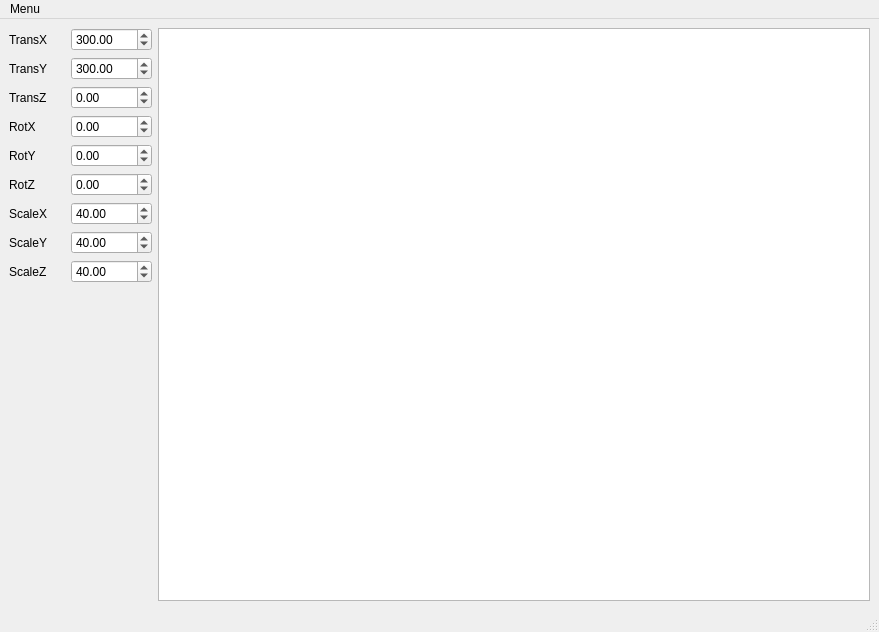
<?xml version="1.0" encoding="UTF-8"?>
<ui version="4.0">
 <class>MainWindow</class>
 <widget class="QMainWindow" name="MainWindow">
  <property name="geometry">
   <rect>
    <x>0</x>
    <y>0</y>
    <width>879</width>
    <height>632</height>
   </rect>
  </property>
  <property name="windowTitle">
   <string>MainWindow</string>
  </property>
  <widget class="QWidget" name="centralwidget">
   <layout class="QHBoxLayout" name="horizontalLayout" stretch="1,5">
    <item>
     <layout class="QGridLayout" name="gridLayout">
      <item row="4" column="1">
       <widget class="QDoubleSpinBox" name="RotY">
        <property name="minimum">
         <double>-180.000000000000000</double>
        </property>
        <property name="maximum">
         <double>180.000000000000000</double>
        </property>
        <property name="singleStep">
         <double>10.000000000000000</double>
        </property>
       </widget>
      </item>
      <item row="8" column="1">
       <widget class="QDoubleSpinBox" name="ScaleY">
        <property name="minimum">
         <double>0.100000000000000</double>
        </property>
        <property name="maximum">
         <double>10000.000000000000000</double>
        </property>
        <property name="value">
         <double>40.000000000000000</double>
        </property>
       </widget>
      </item>
      <item row="0" column="1">
       <widget class="QDoubleSpinBox" name="TransX">
        <property name="minimum">
         <double>-10000.000000000000000</double>
        </property>
        <property name="maximum">
         <double>10000.000000000000000</double>
        </property>
        <property name="value">
         <double>300.000000000000000</double>
        </property>
       </widget>
      </item>
      <item row="3" column="1">
       <widget class="QDoubleSpinBox" name="RotX">
        <property name="minimum">
         <double>-180.000000000000000</double>
        </property>
        <property name="maximum">
         <double>180.000000000000000</double>
        </property>
        <property name="singleStep">
         <double>10.000000000000000</double>
        </property>
       </widget>
      </item>
      <item row="9" column="1">
       <widget class="QDoubleSpinBox" name="ScaleZ">
        <property name="minimum">
         <double>0.100000000000000</double>
        </property>
        <property name="maximum">
         <double>1000.000000000000000</double>
        </property>
        <property name="value">
         <double>40.000000000000000</double>
        </property>
       </widget>
      </item>
      <item row="5" column="0">
       <widget class="QLabel" name="label_5">
        <property name="text">
         <string>RotZ</string>
        </property>
       </widget>
      </item>
      <item row="2" column="1">
       <widget class="QDoubleSpinBox" name="TransZ">
        <property name="minimum">
         <double>-1000.000000000000000</double>
        </property>
        <property name="maximum">
         <double>1000.000000000000000</double>
        </property>
       </widget>
      </item>
      <item row="8" column="0">
       <widget class="QLabel" name="label_8">
        <property name="text">
         <string>ScaleY</string>
        </property>
       </widget>
      </item>
      <item row="5" column="1">
       <widget class="QDoubleSpinBox" name="RotZ">
        <property name="minimum">
         <double>-180.000000000000000</double>
        </property>
        <property name="maximum">
         <double>180.000000000000000</double>
        </property>
        <property name="singleStep">
         <double>10.000000000000000</double>
        </property>
       </widget>
      </item>
      <item row="7" column="0">
       <widget class="QLabel" name="label_6">
        <property name="text">
         <string>ScaleX</string>
        </property>
       </widget>
      </item>
      <item row="3" column="0">
       <widget class="QLabel" name="label_4">
        <property name="text">
         <string>RotX</string>
        </property>
       </widget>
      </item>
      <item row="1" column="1">
       <widget class="QDoubleSpinBox" name="TransY">
        <property name="minimum">
         <double>-10000.000000000000000</double>
        </property>
        <property name="maximum">
         <double>10000.000000000000000</double>
        </property>
        <property name="value">
         <double>300.000000000000000</double>
        </property>
       </widget>
      </item>
      <item row="1" column="0">
       <widget class="QLabel" name="label_2">
        <property name="text">
         <string>TransY</string>
        </property>
       </widget>
      </item>
      <item row="7" column="1">
       <widget class="QDoubleSpinBox" name="ScaleX">
        <property name="maximum">
         <double>10000.000000000000000</double>
        </property>
        <property name="value">
         <double>40.000000000000000</double>
        </property>
       </widget>
      </item>
      <item row="9" column="0">
       <widget class="QLabel" name="label_9">
        <property name="text">
         <string>ScaleZ</string>
        </property>
       </widget>
      </item>
      <item row="0" column="0">
       <widget class="QLabel" name="label">
        <property name="text">
         <string>TransX</string>
        </property>
       </widget>
      </item>
      <item row="2" column="0">
       <widget class="QLabel" name="label_3">
        <property name="text">
         <string>TransZ</string>
        </property>
       </widget>
      </item>
      <item row="4" column="0">
       <widget class="QLabel" name="label_7">
        <property name="text">
         <string>RotY</string>
        </property>
       </widget>
      </item>
      <item row="10" column="0">
       <spacer name="verticalSpacer">
        <property name="orientation">
         <enum>Qt::Vertical</enum>
        </property>
        <property name="sizeHint" stdset="0">
         <size>
          <width>20</width>
          <height>40</height>
         </size>
        </property>
       </spacer>
      </item>
     </layout>
    </item>
    <item>
     <widget class="QGraphicsView" name="graphicsView"/>
    </item>
   </layout>
  </widget>
  <widget class="QMenuBar" name="menubar">
   <property name="geometry">
    <rect>
     <x>0</x>
     <y>0</y>
     <width>879</width>
     <height>22</height>
    </rect>
   </property>
   <widget class="QMenu" name="menuFile">
    <property name="title">
     <string>Menu</string>
    </property>
    <addaction name="actionOpen"/>
    <addaction name="actionDefault_Scale"/>
    <addaction name="actionExit"/>
   </widget>
   <addaction name="menuFile"/>
  </widget>
  <widget class="QStatusBar" name="statusbar"/>
  <action name="actionOpen">
   <property name="text">
    <string>Open</string>
   </property>
  </action>
  <action name="actionExit">
   <property name="text">
    <string>Exit</string>
   </property>
  </action>
  <action name="actionDefault_Scale">
   <property name="text">
    <string>Default Scale</string>
   </property>
  </action>
 </widget>
 <resources/>
 <connections/>
</ui>
